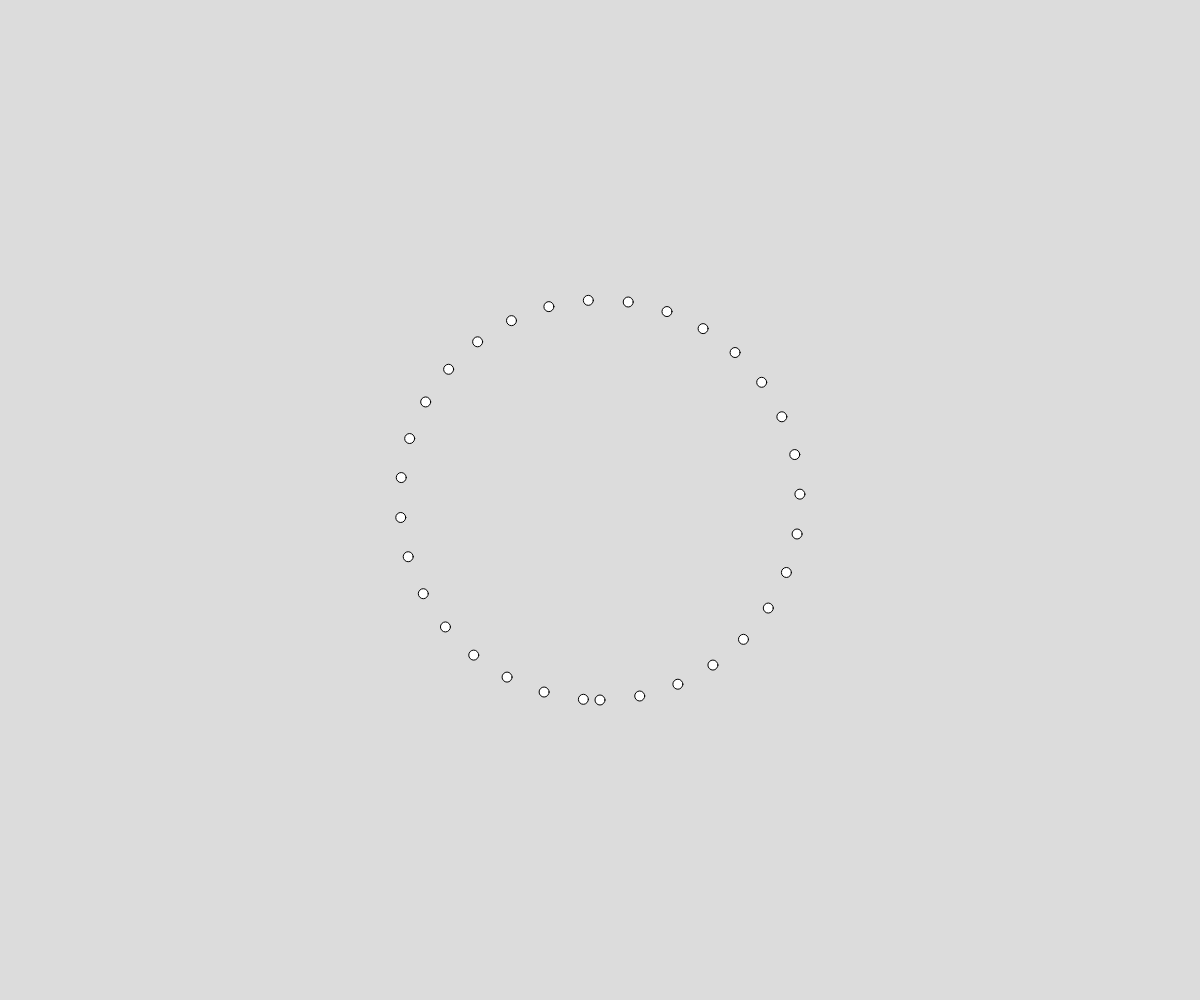
Frame 1 (no input)
Frame 60 (no input): identical to frame 1, image omitted
Frame 120 (the mouse pressed at the canvas centre since frame 60): identical to frame 1, image omitted

The p5.js sketch that drew this single still picture (run headless with seeded random() and noise() and a simulated clock; from frame 60 on, the mouse is pressed at the canvas centre):

// p5.js sketch
// ── sketch.js
// p = point
let p = {}
let pSize = 20;
let speed = 10;
let theta;
function setup() {
  createCanvas(innerWidth, innerHeight);
  // for random distribution
  // only execute draw once
  // noLoop();
  // draw rectangle from centre
  rectMode(CENTER);
  // angular movement 
  // assign a random angle in radians
  theta = random(TAU)
  // assign position of notional point p to middle of screen
  p = {x:width/2, y:height/2}
}

function draw() {
  background(220);

  // mapping
  ////////////////
  /* noFill()
   let c = map(mouseY, 0, height, 0, 255)
   rect(100, 100, 500, 100)
   fill(c, 0, 0)
   // width is only available after createCanvas has been called
   let w = map(mouseX, 0, width, 0, 500)
   rect(100, 100, w, 100)*/
  ////////////////
  // random distribution
  ////////////////
 /* noStroke();
  // rgba 
  fill(35, 56, 60, 25);
  const size = 20;
  for(let i = 0; i < 1000; i++){
    let x = random(size/2, width - size/2);
    let y = random(size/2, height - size/2)
    square(x, y, size)
  }*/
    ////////////////
  // gaussian distribution
  ////////////////
 /* noStroke();
  // rgba 
  
  const size = 20;
  let x,y;
  for(let i = 0; i < 10000; i++){
    // layer 1 
    x = randomGaussian(width/2, 150)
    y = randomGaussian(height/2, 150)
    fill(255, 0, 0, 5);
    square(x, y, size*3)
    // layer 2
    x = randomGaussian(width/2, 100)
    y = randomGaussian(height/2, 100)
    fill(0, 255, 0, 10)
    square(x, y, size*2)
    // layer 3
    x = randomGaussian(width/2, 50)
    y = randomGaussian(height/2, 50)
    fill(0, 0, 255, 50)
    square(x, y, size)
  }*/
     ////////////////
  // radians
  ////////////////

  // TAU = 2 * PI (the number of radians in a circle)
  // arc(width/2, height/2, 400, 400, 0, random(TAU))

  ////////////////
  // angular velocity
  ////////////////
  /*
  p.x += cos(theta) * speed;
  p.y += sin(theta) * speed;
  circle(p.x, p.y, pSize)
  */
  ////////////////
    // angle from position
  ////////////////
 /* // difference between object and target on y axis
  let dy = mouseY - p.y;
  // difference between object and target on x axis
  let dx = mouseX - p.x;
  // calculate angle between object and mouse
  theta = atan2(dy, dx);
  p.x += cos(theta) * speed;
  p.y += sin(theta) * speed;
  circle(p.x, p.y, pSize)
  */
   ////////////////
    // use cos and sin to draw a circle
  ////////////////
  // define radius of circle
  const r = 200;
  // initially set angle as t = 0
  // loop through 2 * PI, adding a little to t each time 
  for(let t = 0; t < TAU; t += 0.2){
    // multiplication will happen first
    // then division
    // then addition
    let x = sin(t) * r + width/2; // offset by centre x 
    let y = cos(t) * r + height/2; // offset by centre y
    // draw points
    circle(x, y, 10)
  }

}
